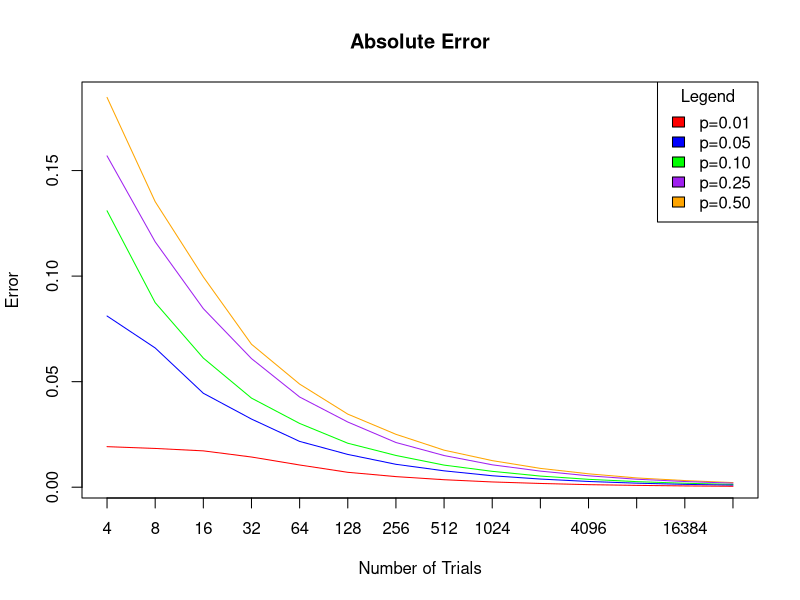
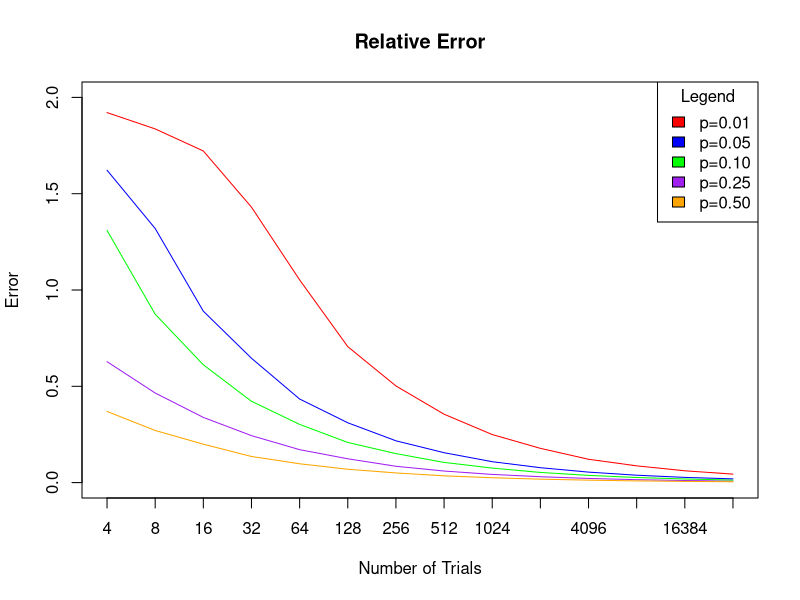

Reproduce these figures in R, in order.
## ---- chunk 1
n=2^c(2:15)
p=c(0.01,0.05,0.1,0.25,0.5)
R=5000
abs.err = matrix(NA, nrow=length(p), ncol=length(n))
rel.err = matrix(NA, nrow=length(p), ncol=length(n))
for(i in 1:length(n)){
  for(j in 1:length(p)){
    phat = rbinom(R, n[i], p[j])/n[i]
    abs.err[j,i] = mean(abs(phat-p[j]))
    rel.err[j,i] = mean(abs(phat-p[j])/p[j])
  }
}
plot(x=log(n), y= abs.err[5,], xaxt='n', type="l", col="orange", main="Absolute Error", xlab = "Number of Trials", ylab = "Error")
axis(1, at= log(n),labels=n)
lines(x=log(n), y= abs.err[4,], col="purple")
lines(x=log(n), y= abs.err[3,], col="green")
lines(x=log(n), y= abs.err[2,], col="blue")
lines(x=log(n), y= abs.err[1,], col="red")
legend("topright", legend=c("p=0.01", "p=0.05", "p=0.10","p=0.25","p=0.50"), fill =c("red", "blue","green","purple","orange"), title="Legend", text.font=1)


plot(x=log(n), y= rel.err[1,], xaxt='n', type="l", col="red", ylim=c(0,2), main="Relative Error", xlab = "Number of Trials", ylab = "Error")
axis(1, at= log(n),labels=n)
lines(x=log(n), y= rel.err[4,], col="purple")
lines(x=log(n), y= rel.err[3,], col="green")
lines(x=log(n), y= rel.err[2,], col="blue")
lines(x=log(n), y= rel.err[5,], col="orange")
legend("topright", legend=c("p=0.01", "p=0.05", "p=0.10","p=0.25","p=0.50"), fill =c("red", "blue","green","purple","orange"), title="Legend", text.font=1)
